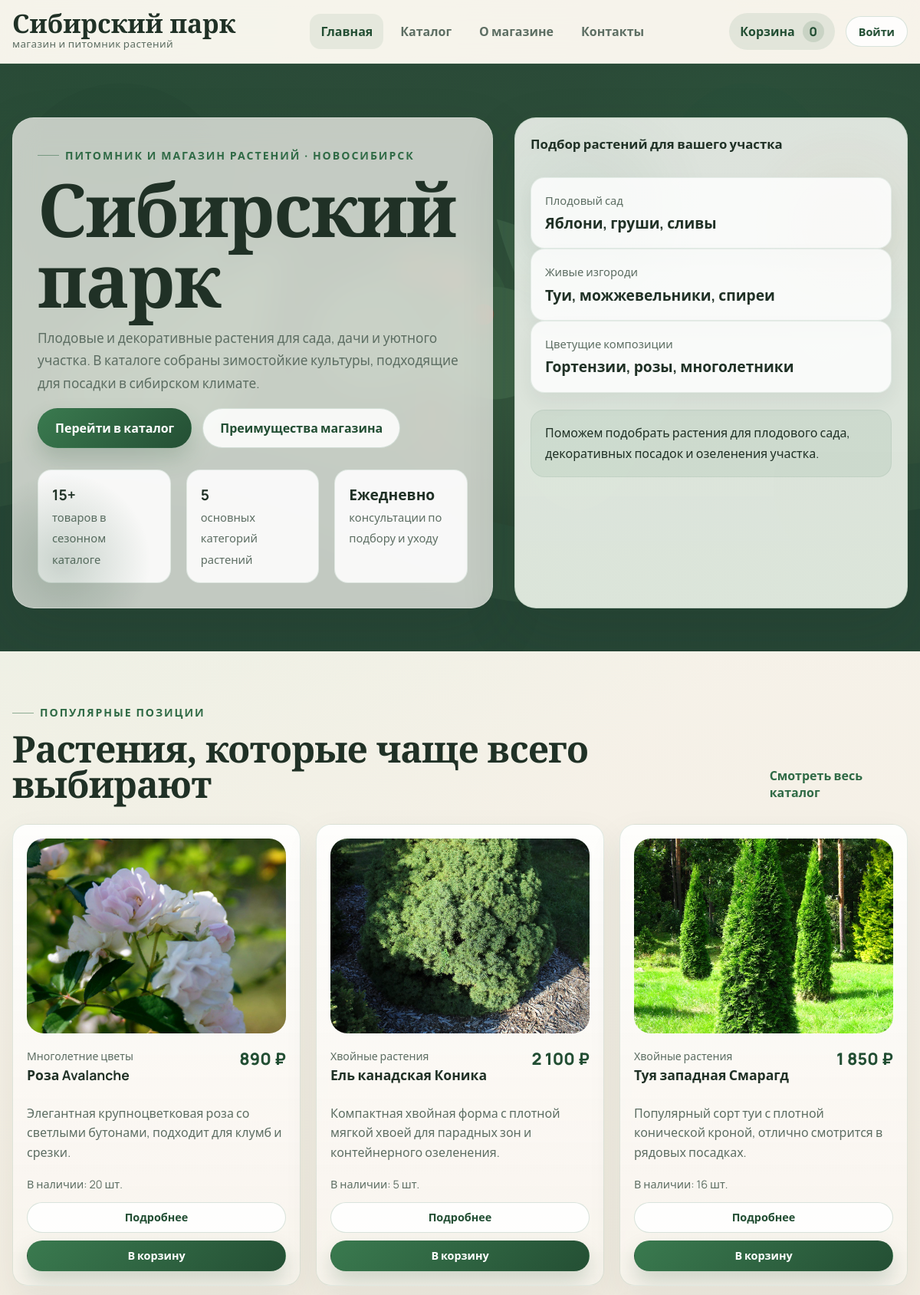
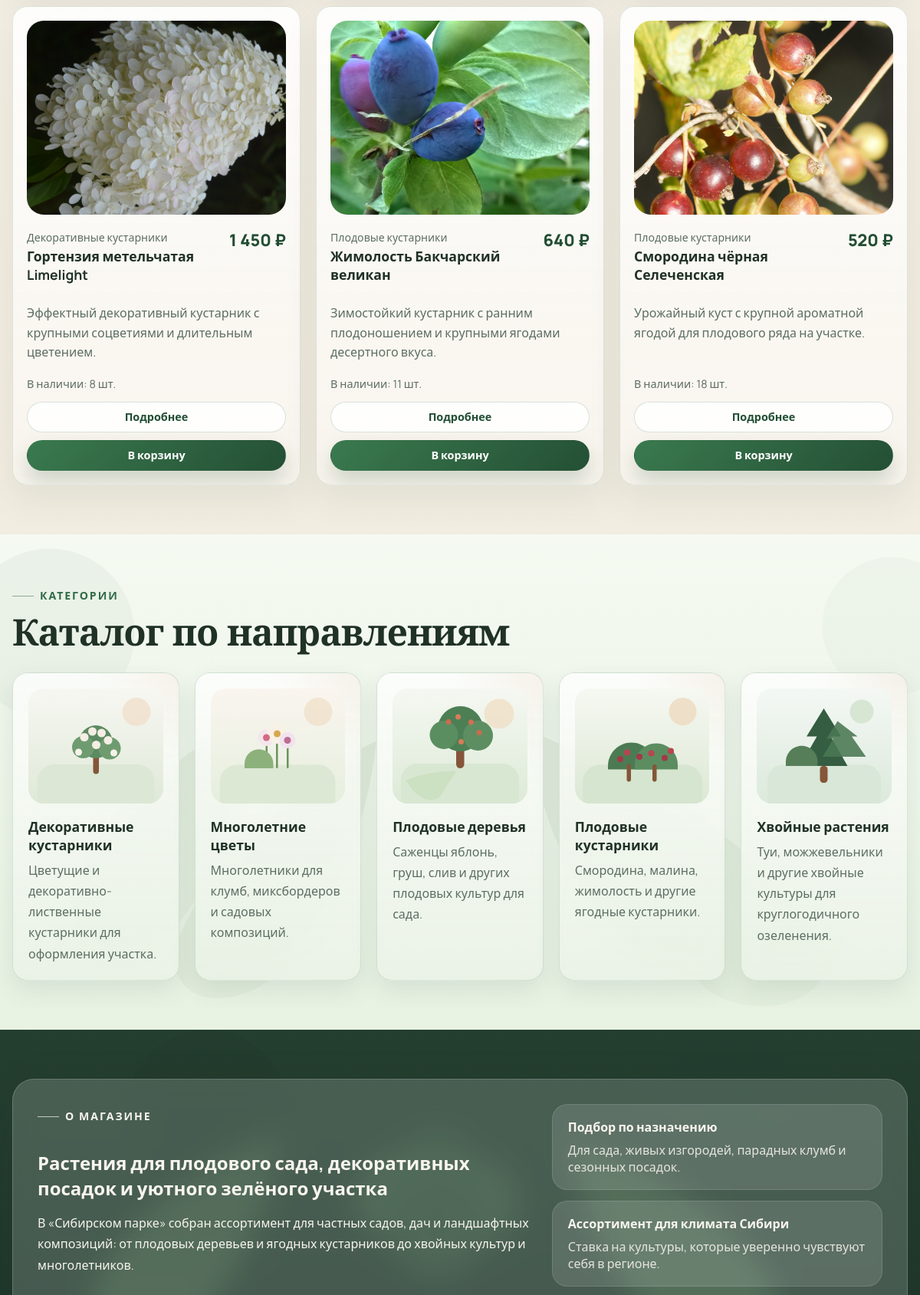
The page / (upper part) on the database its author committed (2 pictures, top to bottom).
### tables this page shows
CREATE TABLE `products` (
    `id` INT UNSIGNED NOT NULL AUTO_INCREMENT,
    `category_id` INT UNSIGNED NOT NULL,
    `name` VARCHAR(190) NOT NULL,
    `description` TEXT NOT NULL,
    `price` DECIMAL(10, 2) NOT NULL DEFAULT 0.00,
    `image` VARCHAR(255) DEFAULT NULL,
    `stock` INT NOT NULL DEFAULT 0,
    `is_featured` TINYINT(1) NOT NULL DEFAULT 0,
    `created_at` TIMESTAMP NOT NULL DEFAULT CURRENT_TIMESTAMP,
    PRIMARY KEY (`id`),
    KEY `idx_products_category` (`category_id`),
    CONSTRAINT `fk_products_category`
        FOREIGN KEY (`category_id`) REFERENCES `categories` (`id`)
        ON DELETE RESTRICT ON UPDATE CASCADE
);

CREATE TABLE `categories` (
    `id` INT UNSIGNED NOT NULL AUTO_INCREMENT,
    `slug` VARCHAR(120) NOT NULL,
    `name` VARCHAR(150) NOT NULL,
    `description` TEXT NOT NULL,
    `image` VARCHAR(255) DEFAULT NULL,
    PRIMARY KEY (`id`),
    UNIQUE KEY `uniq_categories_slug` (`slug`)
);

### includes/cart.php (called while the page is built, shortened)
<?php
function get_cart(): array
{
    $cart = $_SESSION['cart'] ?? [];
    return is_array($cart) ? $cart : [];
}

### includes/functions.php (the view, shortened to what this page needs)
<?php
function app_root_url(): string
{
    static $baseUrl = null;
    if ($baseUrl !== null) {
        return $baseUrl;
    }
    $scriptName = str_replace('\\', '/', $_SERVER['SCRIPT_NAME'] ?? '');
    $baseUrl = preg_replace('#/admin/.*$#', '', $scriptName);
    $baseUrl = preg_replace('#/[^/]+\.php$#', '', $baseUrl);
    return $baseUrl ?: '';
}
function url(string $path = ''): string
{
    $base = app_root_url();
    $path = ltrim($path, '/');
    return ($base !== '' ? $base : '') . '/' . $path;
}
function e(?string $value): string
{
    return htmlspecialchars((string) $value, ENT_QUOTES | ENT_SUBSTITUTE, 'UTF-8');
}
function format_price(float|int|string $value): string
{
    return number_format((float) $value, 0, ',', ' ') . ' ₽';
}
function normalize_image_path(?string $path): string
{
    return trim($path);
}
function product_cart_quantity(int $productId): int
{
    $cart = get_cart();
    return (int) ($cart[$productId] ?? 0);
}
function render_cart_stepper(int $productId, int $stock, string $variant = 'card'): string
{
    $inCart = product_cart_quantity($productId);
    $availableToAdd = max(0, $stock - $inCart);
    $classes = 'product-cart-control' . ($variant === 'detail' ? ' product-cart-control--detail' : '');
    $classes .= $inCart > 0 ? ' is-visible' : '';
    return '
        <div class="' . e($classes) . '" data-cart-control data-stock="' . $stock . '">
            <button class="cart-stepper-btn" type="button" data-cart-step="-1" aria-label="Уменьшить количество">-</button>
            <span class="cart-stepper-value"><strong data-cart-in-cart>' . $inCart . '</strong> шт.</span>
            <button class="cart-stepper-btn" type="button" data-cart-step="1" aria-label="Увеличить количество">+</button>
            <span class="cart-stepper-note">ещё <strong data-cart-available>' . $availableToAdd . '</strong></span>
        </div>
    ';
}
function render_add_to_cart_form(array $product, string $redirectTo, string $buttonClass = 'btn btn-primary btn-small'): string
{
    $stock = (int) $product['stock'];
    $inCart = product_cart_quantity((int) $product['id']);
    $formClass = 'inline-form add-to-cart-form' . ($inCart > 0 ? ' is-hidden' : '');
    return '
        <form method="post" class="' . e($formClass) . '" data-add-to-cart-form data-product-id="' . (int) $product['id'] . '">
            <input type="hidden" name="action" value="add_to_cart">
            <input type="hidden" name="product_id" value="' . (int) $product['id'] . '">
            <input type="hidden" name="quantity" value="1">
            <input type="hidden" name="redirect_to" value="' . e($redirectTo) . '">
            <button class="' . e($buttonClass) . '" type="submit" data-add-to-cart-button>В корзину</button>
        </form>
    ';
}
function render_product_card(array $product, string $redirectTo): string
{
    $productId = (int) $product['id'];
    $stock = (int) $product['stock'];
    $detailUrl = url('product.php?id=' . $productId);
    $stockLabel = (int) $product['stock'] > 0
        ? 'В наличии: ' . (int) $product['stock'] . ' шт.'
        : 'Нет в наличии';
    return '
        <article class="product-card card" data-cart-product data-product-id="' . $productId . '">
            <a class="product-card-image" href="' . e($detailUrl) . '">
                <img src="' . e(url(normalize_image_path($product['image'] ?? null))) . '" alt="' . e($product['name']) . '" loading="lazy">
            </a>
            <div class="product-card-head">
                <div>
                    <p class="product-category">' . e($product['category_name'] ?? 'Категория') . '</p>
                    <h3><a href="' . e($detailUrl) . '">' . e($product['name']) . '</a></h3>
                </div>
                <span class="price">' . e(format_price((float) $product['price'])) . '</span>
            </div>
            <p>' . e($product['description']) . '</p>
            <div class="product-card-footer">
                <span class="stock">' . e($stockLabel) . '</span>
                ' . render_cart_stepper($productId, $stock) . '
                <div class="product-card-actions">
                    <a class="btn btn-secondary btn-small" href="' . e($detailUrl) . '">Подробнее</a>
                    ' . render_add_to_cart_form($product, $redirectTo) . '
                </div>
            </div>
        </article>
    ';
}
function build_catalog_query(array $overrides = []): string
{
    $params = [
        'search' => trim((string) ($_GET['search'] ?? '')),
        'category' => trim((string) ($_GET['category'] ?? '')),
        'sort' => trim((string) ($_GET['sort'] ?? '')),
    ];
    foreach ($overrides as $key => $value) {
        $params[$key] = (string) $value;
    }
    $params = array_filter($params, static fn (string $value): bool => $value !== '');
    return $params ? ('?' . http_build_query($params)) : '';
}
function fetch_categories(PDO $pdo): array
{
    $statement = $pdo->query('SELECT * FROM categories ORDER BY name ASC');
    return $statement->fetchAll();
}
function fetch_featured_products(PDO $pdo, int $limit = 6): array
{
    $statement = $pdo->prepare(
        'SELECT p.*, c.name AS category_name
         FROM products p
         LEFT JOIN categories c ON c.id = p.category_id
         WHERE p.is_featured = 1
         ORDER BY p.created_at DESC
         LIMIT :limit'
    );
    $statement->bindValue(':limit', $limit, PDO::PARAM_INT);
    $statement->execute();
    return $statement->fetchAll();
}

### index.php (shortened to what this page needs)
<?php
require_once __DIR__ . '/config/db.php';
require_once __DIR__ . '/includes/functions.php';
require_once __DIR__ . '/includes/cart.php';
$pdo = db();
$featuredProducts = fetch_featured_products($pdo, 6);
$categories = fetch_categories($pdo);
require_once __DIR__ . '/includes/header.php';
?>
<main>
    <section class="hero-section hero-section--immersive">
        <div class="container hero-grid">
            <div class="hero-copy">
                <p class="eyebrow">Питомник и магазин растений · Новосибирск</p>
                <h1>Сибирский парк</h1>
                <p class="hero-lead">
                    Плодовые и декоративные растения для сада, дачи и уютного участка.
                    В каталоге собраны зимостойкие культуры, подходящие для посадки в сибирском климате.
                </p>
                <div class="hero-actions">
                    <a class="btn btn-primary" href="<?= e(url('catalog.php')) ?>">Перейти в каталог</a>
                    <a class="btn btn-secondary" href="#advantages">Преимущества магазина</a>
                </div>
                <ul class="hero-metrics">
                    <li><strong>15+</strong><span>товаров в сезонном каталоге</span></li>
                    <li><strong>5</strong><span>основных категорий растений</span></li>
                    <li><strong>Ежедневно</strong><span>консультации по подбору и уходу</span></li>
                </ul>
            </div>
            <div class="hero-card">
                <div class="hero-card-surface">
                    <p class="hero-card-title">Подбор растений для вашего участка</p>
                    <ul class="hero-picks">
                        <li>
                            <span>Плодовый сад</span>
                            <strong>Яблони, груши, сливы</strong>
                        </li>
                        <li>
                            <span>Живые изгороди</span>
                            <strong>Туи, можжевельники, спиреи</strong>
                        </li>
                        <li>
                            <span>Цветущие композиции</span>
                            <strong>Гортензии, розы, многолетники</strong>
                        </li>
                    </ul>
                    <div class="hero-note">
                        <p>Поможем подобрать растения для плодового сада, декоративных посадок и озеленения участка.</p>
                    </div>
                </div>
            </div>
        </div>
    </section>
    <section class="section">
        <div class="container">
            <div class="section-heading">
                <div>
                    <p class="eyebrow">Популярные позиции</p>
                    <h2>Растения, которые чаще всего выбирают</h2>
                </div>
                <a class="text-link" href="<?= e(url('catalog.php')) ?>">Смотреть весь каталог</a>
            </div>
            <div class="product-grid">
                <?php foreach ($featuredProducts as $product): ?>
                        <?= render_product_card($product, $_SERVER['REQUEST_URI']) ?>
                <?php endforeach; ?>
            </div>
        </div>
    </section>
    <section class="section section-soft section-soft--garden">
        <div class="container">
            <div class="section-heading">
                <div>
                    <p class="eyebrow">Категории</p>
                    <h2>Каталог по направлениям</h2>
                </div>
            </div>
            <div class="category-grid">
                <?php foreach ($categories as $category): ?>
                    <a class="category-card card" href="<?= e(url('catalog.php' . build_catalog_query(['category' => (string) $category['id']]))) ?>">
                        <div class="category-visual">
                            <img src="<?= e(url(normalize_image_path($category['image'] ?? null))) ?>" alt="<?= e($category['name']) ?>">
                        </div>
                        <h3><?= e($category['name']) ?></h3>
                        <p><?= e($category['description']) ?></p>
                    </a>
                <?php endforeach; ?>
            </div>
        </div>
    </section>
    <section class="section section-image section-image--story">
        <div class="container">
            <div class="story-panel">
                <div class="story-copy">
                    <p class="eyebrow">О магазине</p>
                    <h2>Растения для плодового сада, декоративных посадок и уютного зелёного участка</h2>
                    <p>
                        В «Сибирском парке» собран ассортимент для частных садов, дач и ландшафтных композиций:
                        от плодовых деревьев и ягодных кустарников до хвойных культур и многолетников.
                    </p>
                </div>
                <div class="story-points">
                    <div class="story-point">
                        <strong>Подбор по назначению</strong>
                        <span>Для сада, живых изгородей, парадных клумб и сезонных посадок.</span>
                    </div>
                    <div class="story-point">
                        <strong>Ассортимент для климата Сибири</strong>
                        <span>Ставка на культуры, которые уверенно чувствуют себя в регионе.</span>
                    </div>
                </div>
            </div>
        </div>
    </section>
</main>
<?php require_once __DIR__ . '/includes/footer.php'; ?>

### assets/css/variables.css (style rules this page uses)
:root { --color-bg: #f5f1e8; --color-surface: #fffdf8; --color-surface-strong: #ffffff; --color-surface-soft: #eef4ea; --color-primary: #2f6a45; --color-primary-dark: #224e33; --color-primary-soft: #dfeedd; --color-accent: #b46d32; --color-text: #203126; --color-text-muted: #5d6e63; --color-border: rgba(47, 106, 69, 0.14); --color-danger: #b44343; --color-success: #2d7d55; --shadow-soft: 0 18px 45px rgba(39, 62, 48, 0.08); --shadow-card: 0 12px 30px rgba(44, 71, 55, 0.1); --shadow-deep: 0 28px 70px rgba(31, 48, 37, 0.16); --glass-surface: rgba(255, 253, 248, 0.72); --radius-sm: 14px; --radius-md: 20px; --radius-lg: 28px; --radius-pill: 999px; --container: 1200px; --transition: 0.25s ease; }

### assets/css/base.css (style rules this page uses)
*, *::before, *::after { box-sizing: border-box; }
html { scroll-behavior: smooth; }
body { margin: 0; font-family: "Manrope", "Segoe UI", sans-serif; color: var(--color-text); background: radial-gradient(circle at top left, rgba(223, 238, 221, 0.92), transparent 28%), radial-gradient(circle at top right, rgba(180, 109, 50, 0.1), transparent 18%), linear-gradient(180deg, #f8f5ee 0%, #f2ece0 48%, #eef2ea 100%); }
img { display: block; max-width: 100%; }
a { color: inherit; text-decoration: none; }
button, input, textarea, select { font: inherit; }
button { cursor: pointer; }
main { min-height: calc(100vh - 220px); }
.container { width: min(100% - 32px, var(--container)); margin: 0 auto; }
.section { padding: 64px 0; }
.section-soft { background: linear-gradient(180deg, rgba(251, 253, 249, 0.82), rgba(237, 245, 233, 0.96)); }
.page-banner h1, .hero-copy h1, .section-heading h2, .auth-info h1, .product-main h1, .summary-card h2, .form-card h2, .admin-section h2, .profile-card h2 { margin: 0; font-family: "Cormorant Garamond", Georgia, serif; font-weight: 700; line-height: 0.95; letter-spacing: -0.02em; }
.hero-copy h1 { font-size: clamp(3.4rem, 8vw, 6.2rem); }
.section-heading h2, .summary-card h2, .form-card h2, .admin-section h2, .profile-card h2 { font-size: clamp(2.15rem, 4vw, 3.2rem); }
p, li { line-height: 1.7; }
.eyebrow { display: inline-flex; align-items: center; gap: 8px; margin: 0 0 12px; color: var(--color-primary); font-size: 0.88rem; font-weight: 800; letter-spacing: 0.14em; text-transform: uppercase; }
.eyebrow::before { content: ""; width: 28px; height: 1px; background: currentColor; opacity: 0.5; }
.card { background: rgba(255, 253, 248, 0.95); border: 1px solid var(--color-border); border-radius: var(--radius-md); box-shadow: var(--shadow-soft); }
.section-heading, .catalog-toolbar { display: flex; align-items: end; justify-content: space-between; gap: 20px; margin-bottom: 30px; }
.text-link { color: var(--color-primary); font-weight: 700; }

### rows shown on the page
products: image (picture), category.name "Многолетние цветы", name "Роза Avalanche", price "890 ₽", description "Элегантная крупноцветковая роза со светлыми бутонами, подходит для клумб и срезки.", stock "В наличии: 20 шт."
products: image (picture), category.name "Хвойные растения", name "Ель канадская Коника", price "2 100 ₽", description "Компактная хвойная форма с плотной мягкой хвоей для парадных зон и контейнерного озеленения.", stock "В наличии: 5 шт."
products: image (picture), category.name "Хвойные растения", name "Туя западная Смарагд", price "1 850 ₽", description "Популярный сорт туи с плотной конической кроной, отлично смотрится в рядовых посадках.", stock "В наличии: 16 шт."
products: image (picture), category.name "Декоративные кустарники", name "Гортензия метельчатая Limelight", price "1 450 ₽", description "Эффектный декоративный кустарник с крупными соцветиями и длительным цветением.", stock "В наличии: 8 шт."
products: image (picture), category.name "Плодовые кустарники", name "Жимолость Бакчарский великан", price "640 ₽", description "Зимостойкий кустарник с ранним плодоношением и крупными ягодами десертного вкуса.", stock "В наличии: 11 шт."
products: image (picture), category.name "Плодовые кустарники", name "Смородина чёрная Селеченская", price "520 ₽", description "Урожайный куст с крупной ароматной ягодой для плодового ряда на участке.", stock "В наличии: 18 шт."
categories: image (picture), name "Декоративные кустарники", description "Цветущие и декоративно-лиственные кустарники для оформления участка."
categories: image (picture), name "Многолетние цветы", description "Многолетники для клумб, миксбордеров и садовых композиций."
categories: image (picture), name "Плодовые деревья", description "Саженцы яблонь, груш, слив и других плодовых культур для сада."
categories: image (picture), name "Плодовые кустарники", description "Смородина, малина, жимолость и другие ягодные кустарники."
categories: image (picture), name "Хвойные растения", description "Туи, можжевельники и другие хвойные культуры для круглогодичного озеленения."

### other values the page prints
cart_count() "0"
